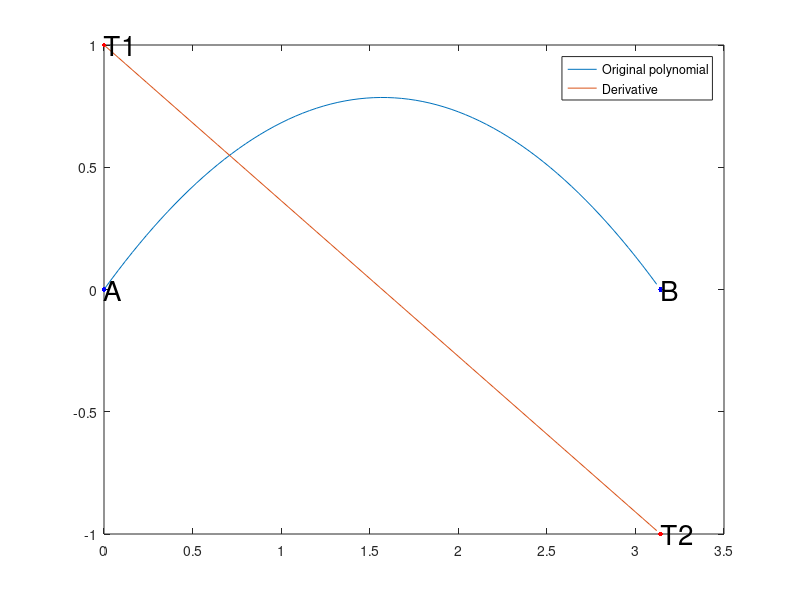

MATLAB code for this plot:
x1 = 0;
x2 = pi;
y1 = 0;
y2 = 0;
t1 = 1;
t2 = -1;

A = [x1^3 x1^2 x1 1; x2^3 x2^2 x2 1; 3*x1^2 2*x1 1 0; 3*x2^2 2*x2 1 0];
b = [y1 y2 t1 t2]';

%x = A^-1 * b
X = A\b;

a = X(1); b=X(2); c=X(3); d=X(4);
t = 0 : 0.04 : pi;

%scriem functia si derivata aflate
f = @(x)(a*x.^3 + b*x.^2 + c*x + d);
F = @(x)(3*a*x.^2 + 2*b*x + c);

y = f(t);
y_der= F(t);

figure();
plot(t, y);
hold on;
plot(t, y_der);

plot(x1, y1, 'b.', 'MarkerSize', 10);
plot(x2, y2, 'b.', 'MarkerSize', 10);
plot(x1, t1, 'r.', 'MarkerSize', 10);
plot(x2, t2, 'r.', 'MarkerSize', 10);
text(x1, y1, 'A', 'fontsize', 20);
text(x2, y2, 'B', 'fontsize', 20);
text(x1, t1, 'T1', 'fontsize', 20);
text(x2, t2, 'T2', 'fontsize', 20);
legend('Original polynomial', 'Derivative');  % Add legend
